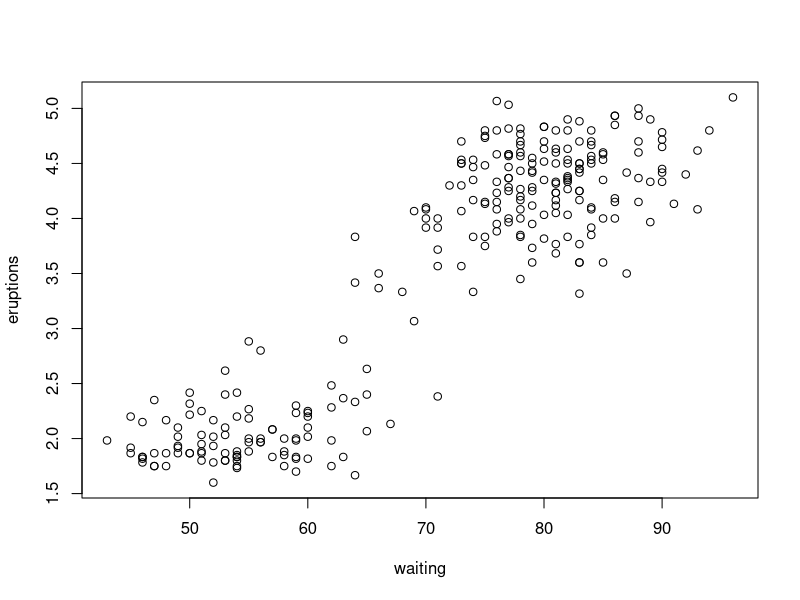
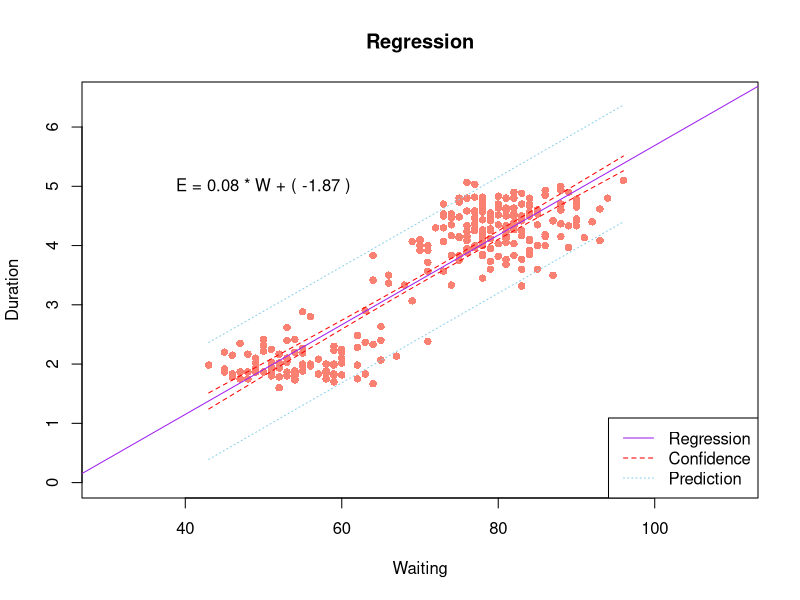

The R script that drew these images, in order:
# Exercise 5

## Manipulating the Data

duration <- faithful$eruptions
waiting <- faithful$waiting

## Linear Regression
eruption_lm = lm(eruptions ~ waiting, data=faithful)
summary(eruption_lm)

fit <- lm(eruption_lm)
fit$coefficients # Coefficients for the LM

fit2 <- summary(lm(eruption_lm))
fit2$r.squared # R-Squared Values for the LM


## Intervals for Predictions

sequence <- data.frame(waiting = seq(min(waiting), max(waiting)))
sequence

conf <- as.data.frame(predict(fit, sequence, interval="confidence")) 
conf


pred <- as.data.frame(predict(fit, sequence, interval="prediction")) 
pred


## Finding the Min and Max of Intervals

min(conf$lwr)
max(conf$upr)


min(pred$lwr)
max(pred$upr)

## Limits

xscale <- c(30,110)
yscale <- c(0, 6.5)

## Correlation

with(faithful, cor(waiting, eruptions))
with(faithful, plot(waiting, eruptions))


## Creating the Graph

plot(waiting, duration, col = "salmon", pch = 16, 
     xlim = xscale, ylim = yscale, 
     xlab = "Waiting", ylab = "Duration", main = "Regression")
abline(fit, col = "purple", lty = 1)
lines(sequence$waiting, conf$lwr, lty = 2, col = "red")
lines(sequence$waiting, conf$upr, lty = 2, col = "red")
lines(sequence$waiting, pred$lwr, lty = 3, col = "skyblue")
lines(sequence$waiting, pred$upr, lty = 3, col = "skyblue")
text(50,5, paste("E =", round(fit$coefficients[2],2),"* W + (", +
                 round(fit$coefficients[1],2),")"))
legend("bottomright", c("Regression", "Confidence", "Prediction"), 
       lty = 1:3, col = c("purple", "red", "skyblue"))
